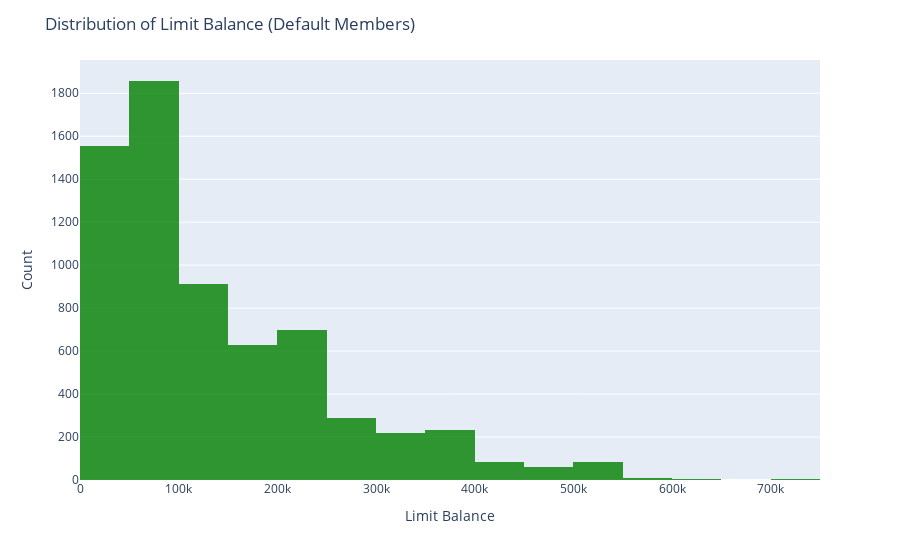

Write notebook code for a chart like this one.
### Markdown cell above
Most of the People are having Limit Balance of range 50k-90k

### Code cell
fig = px.histogram(data_frame=default_df, x="LIMIT_BAL", nbins=30, opacity=0.8, color_discrete_sequence=['green'])
fig.update_layout(title_text="Distribution of Limit Balance (Default Members)", xaxis_title="Limit Balance", yaxis_title="Count")
fig.show()

### Figure 1 — Plotly figure (JSON) as saved in the notebook; plotly's stock layout.template omitted (floating-point values rounded to 4 significant figures; data arrays with more than 128 entries replaced by an {"elided": "..."} marker saying what was removed)
{"data": [{"alignmentgroup": "True", "bingroup": "x", "hovertemplate": "LIMIT_BAL=%{x}<br>count=%{y}<extra></extra>", "legendgroup": "", "marker": {"color": "green", "opacity": 0.8, "pattern": {"shape": ""}}, "name": "", "nbinsx": 30, "offsetgroup": "", "orientation": "v", "showlegend": false, "type": "histogram", "x": {"elided": "6636 int values"}, "xaxis": "x", "yaxis": "y"}], "layout": {"barmode": "relative", "legend": {"tracegroupgap": 0}, "margin": {"t": 60}, "title": {"text": "Distribution of Limit Balance (Default Members)"}, "xaxis": {"anchor": "y", "domain": [0, 1], "title": {"text": "Limit Balance"}}, "yaxis": {"anchor": "x", "domain": [0, 1], "title": {"text": "Count"}}}}
